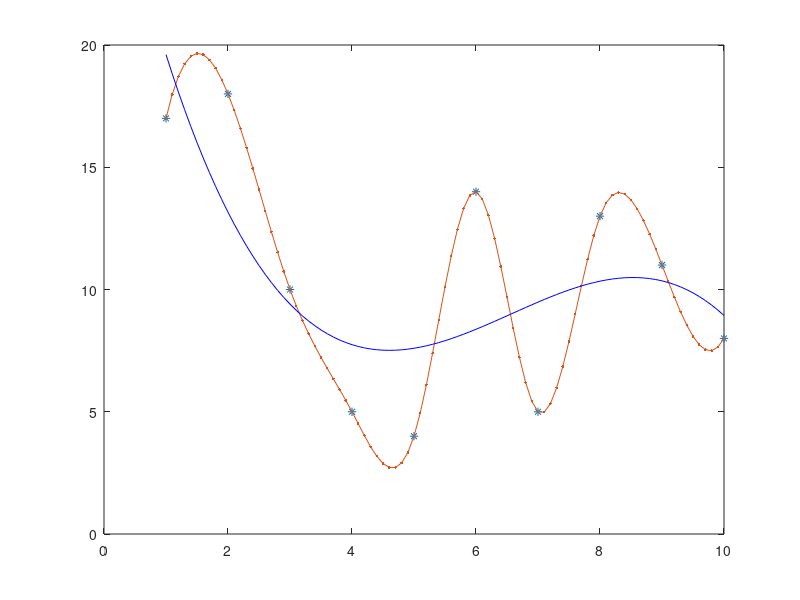

Write MATLAB code to recreate this figure.
x =1 : 10;
y = randi(20, 1, 10);
plot(x,y, '.-')
%%
xx= 1 : 0.1 : 10;
yy = interp1(x, y, xx, "spline");
plot(x,y,'*', xx, yy, '.-')
%%
p = polyfit(x, y, 3);
y1 = polyval(p,xx);
hold on
plot(xx, y1, 'b')
hold off